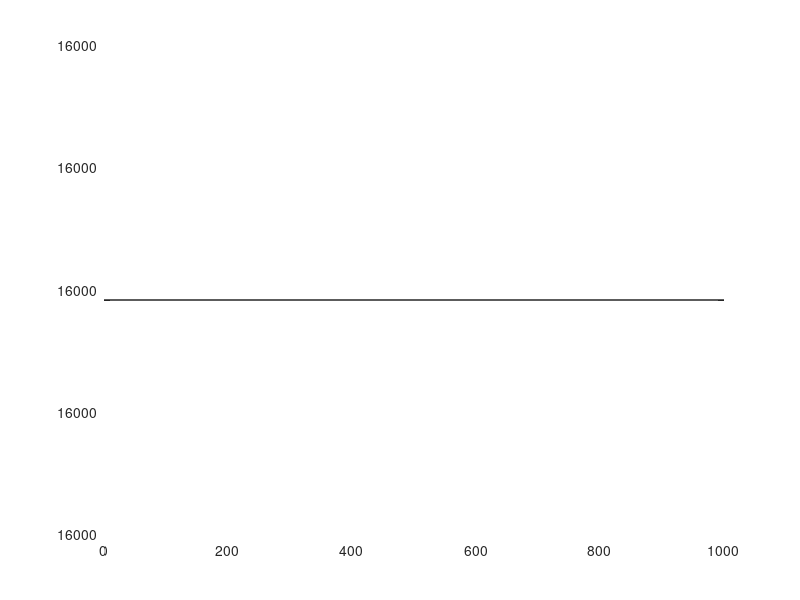

Here is the MATLAB script that generated this plot:
% PI filter test

clear all

% calculate active PI loop filter
wn                = 10;
zeta              = 0.707;
K                 = 1000;

t1 = K/(wn*wn);
t2 = 2*zeta/wn;

b0 = (4*K/t1)*(1.+t2/2.0);
b1 = (8*K/t1);
b2 = (4*K/t1)*(1.-t2/2.0);

a1 = -2.0;
a2 =  1.0;

v0 = 0; v1 = 0; v2 = 0;

N = 1000;
out_t = zeros(1, N);
in = 10;
for i = 1:N
    v2 = v1;
    v1 = v0;
    v0 = in - v1*a1 - v2*a2;

    out_t(i) = v0*b0 + v1*b1 + v2*b2; 
    
end

plot(diff(diff(out_t)))